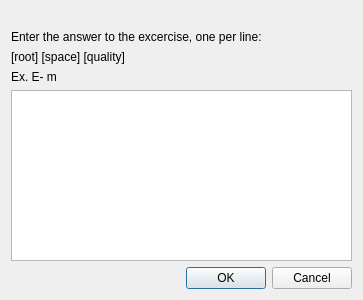
<?xml version="1.0" encoding="UTF-8"?>
<ui version="4.0">
 <class>Dialog</class>
 <widget class="QDialog" name="Dialog">
  <property name="geometry">
   <rect>
    <x>0</x>
    <y>0</y>
    <width>363</width>
    <height>300</height>
   </rect>
  </property>
  <property name="windowTitle">
   <string>Dialog</string>
  </property>
  <layout class="QVBoxLayout" name="verticalLayout">
   <item>
    <spacer name="verticalSpacer_3">
     <property name="orientation">
      <enum>Qt::Vertical</enum>
     </property>
     <property name="sizeHint" stdset="0">
      <size>
       <width>20</width>
       <height>40</height>
      </size>
     </property>
    </spacer>
   </item>
   <item>
    <widget class="QLabel" name="label">
     <property name="text">
      <string>Enter the answer to the excercise, one per line:</string>
     </property>
    </widget>
   </item>
   <item>
    <widget class="QLabel" name="label_2">
     <property name="text">
      <string>[root] [space] [quality]</string>
     </property>
    </widget>
   </item>
   <item>
    <widget class="QLabel" name="label_3">
     <property name="text">
      <string>Ex. E- m</string>
     </property>
    </widget>
   </item>
   <item>
    <widget class="QTextEdit" name="textBox"/>
   </item>
   <item>
    <widget class="QDialogButtonBox" name="buttonBox">
     <property name="orientation">
      <enum>Qt::Horizontal</enum>
     </property>
     <property name="standardButtons">
      <set>QDialogButtonBox::Cancel|QDialogButtonBox::Ok</set>
     </property>
    </widget>
   </item>
  </layout>
 </widget>
 <resources/>
 <connections>
  <connection>
   <sender>buttonBox</sender>
   <signal>accepted()</signal>
   <receiver>Dialog</receiver>
   <slot>accept()</slot>
   <hints>
    <hint type="sourcelabel">
     <x>248</x>
     <y>254</y>
    </hint>
    <hint type="destinationlabel">
     <x>157</x>
     <y>274</y>
    </hint>
   </hints>
  </connection>
  <connection>
   <sender>buttonBox</sender>
   <signal>rejected()</signal>
   <receiver>Dialog</receiver>
   <slot>reject()</slot>
   <hints>
    <hint type="sourcelabel">
     <x>316</x>
     <y>260</y>
    </hint>
    <hint type="destinationlabel">
     <x>286</x>
     <y>274</y>
    </hint>
   </hints>
  </connection>
 </connections>
</ui>
